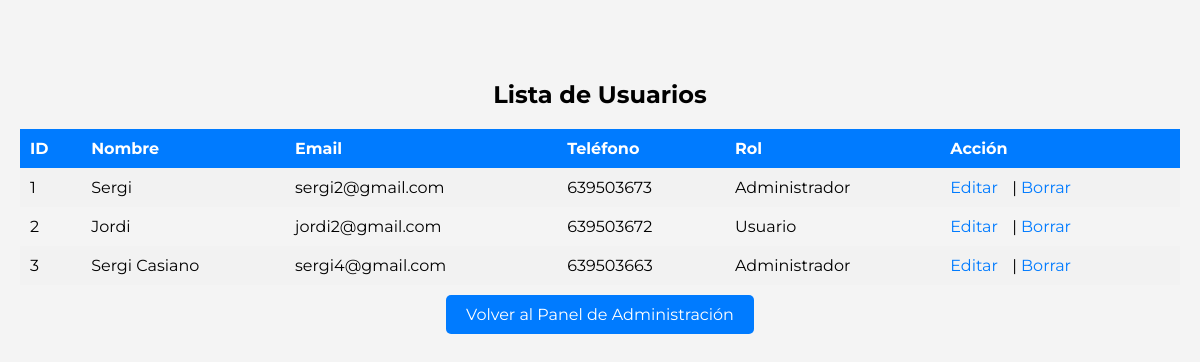
The app's page /tabla_usuarios.php with its own data.
### tables this page shows
CREATE TABLE `usuarios` (
  `id` int(11) NOT NULL,
  `nombre` varchar(100) DEFAULT NULL,
  `contraseña` varchar(100) DEFAULT NULL,
  `email` varchar(100) DEFAULT NULL,
  `telefono` varchar(9) DEFAULT NULL,
  `fecha_registro` datetime DEFAULT current_timestamp(),
  `role` tinyint(1) NOT NULL DEFAULT 0
);

### tabla_usuarios.php (the view, shortened to what this page needs)
<?php
include 'config.php';
$sql = "SELECT id, nombre, email, telefono, role FROM usuarios";
$result = $conn->query($sql);
?>
<!DOCTYPE html>
<html lang="es">
<head>
    <link rel="stylesheet" href="styles.css">
</head>
<body class="body-tabla-users">
    <h2 class="heading-tabla-users">Lista de Usuarios</h2>
    <table class="table-users">
        <tr class="table-row-users">
            <th class="table-header-users">ID</th>
            <th class="table-header-users">Nombre</th>
            <th class="table-header-users">Email</th>
            <th class="table-header-users">Teléfono</th>
            <th class="table-header-users">Rol</th>
            <th class="table-header-users">Acción</th>
        </tr>
        <?php while ($row = $result->fetch_assoc()) : ?>
            <tr class="table-row-users">
                <td class="table-cell-users"><?php echo $row['id']; ?></td>
                <td class="table-cell-users"><?php echo htmlspecialchars($row['nombre']); ?></td>
                <td class="table-cell-users"><?php echo htmlspecialchars($row['email']); ?></td>
                <td class="table-cell-users"><?php echo htmlspecialchars($row['telefono']); ?></td>
                <td class="table-cell-users"><?php echo $row['role'] == 1 ? 'Administrador' : 'Usuario'; ?></td>
                <td class="table-cell-users">
                    <a href="modificar_usuario.php?id=<?php echo $row['id']; ?>" class="edit-button-users">Editar</a> |
                    <a href="#" onclick="confirmarEliminacion(<?php echo $row['id']; ?>)" class="delete-button-users">Borrar</a>
                </td>
            </tr>
        <?php endwhile; ?>
    </table>
    <div class="button-container-users">
        <a href="admin_panel.php" class="back-button-users">Volver al Panel de Administración</a>
    </div>
</body>
</html>

### styles.css (style rules this page uses)
html { min-height: 100%; position: relative; }
body { font-family: "Montserrat", serif; margin: 0; padding: 0; box-sizing: border-box; background-color: #f4f4f4; }
h2 { text-align: center; margin-top: 60px; }
.button-container-users { text-align: center; margin-top: 20px; }
.back-button-users { text-decoration: none; padding: 10px 20px; background-color: #007bff; color: #fff; border-radius: 5px; font-size: 16px; }
.body-tabla-users, .body-tabla-products, .body-modificar-user { font-family: "Montserrat", serif; margin: 0; padding: 20px; background-color: #f4f4f4; }
.heading-tabla-users, .heading-tabla-products, .heading-modificar-user { text-align: center; margin-bottom: 20px; }
.table-users, .table-products { width: 100%; border-collapse: collapse; margin-top: 20px; margin-bottom: 20px; }
.table-header-users, .table-cell-users, .table-header-products, .table-cell-products { padding: 10px; text-align: left; }
.table-header-users, .table-header-products { background-color: #007bff; color: #fff; }
.edit-button-users, .delete-button-users, .edit-button-products, .delete-button-products, .back-link, .back-link-modificar-user { text-decoration: none; color: #007bff; margin-right: 10px; }
.table-row-users:nth-child(even), .table-row-products:nth-child(even), .table-tallas-row:nth-child(even), .table-sudaderas-row:nth-child(even), .table-camisetas-row:nth-child(even), .table-pantalones-row:nth-child(even) { background-color: #f2f2f2; }

### records on screen
usuarios: id "1", nombre "Sergi", email "sergi2@gmail.com", telefono "639503673", role "Administrador"
usuarios: id "2", nombre "Jordi", email "jordi2@gmail.com", telefono "639503672", role "Usuario"
usuarios: id "3", nombre "Sergi Casiano", email "sergi4@gmail.com", telefono "639503663", role "Administrador"
